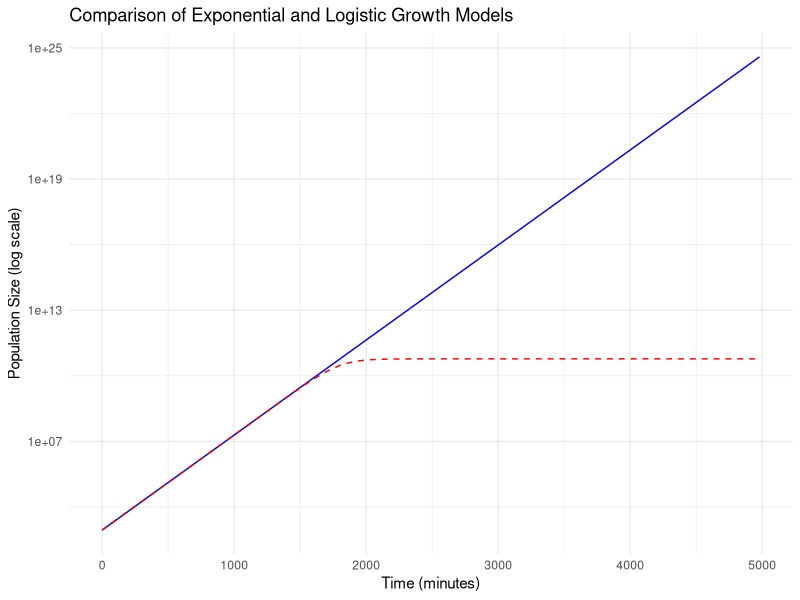

Here is the R script that generated this plot:
# Step 1: Load necessary library
library(ggplot2)

# Step 2: Define parameters
N0 <- 879                # Initial population size
r <- 0.0100086           # Growth rate
K <- 5.979e+10           # Carrying capacity

# Step 3: Define time values for plotting
time_values <- seq(0, 5000, by = 60)

# Step 4: Calculate exponential growth values over time
exp_growth <- N0 * exp(r * time_values)

# Step 5: Calculate logistic growth values over time
logistic_growth <- (N0 * K * exp(r * time_values)) / (K + (N0 * (exp(r * time_values) - 1)))

# Step 6: Create data frames for each model separately
exp_data <- data.frame(Time = time_values, Population = exp_growth)
logistic_data <- data.frame(Time = time_values, Population = logistic_growth)

# Step 6: Plot the data with separate layers for each model
population_growth_plot <- ggplot() +
  geom_line(data = exp_data, aes(x = Time, y = Population), color = "blue") +
  geom_line(data = logistic_data, aes(x = Time, y = Population), color = "red", linetype = "dashed") +
  scale_y_log10() +  
  labs(title = "Comparison of Exponential and Logistic Growth Models",
       x = "Time (minutes)",
       y = "Population Size (log scale)") +
  theme_minimal() +
  theme(legend.position = "bottom")

# Step 7: Save the specific plot as PNG
ggsave("population_growth_comparison.png", plot = population_growth_plot, width = 8, height = 6, dpi = 300)
